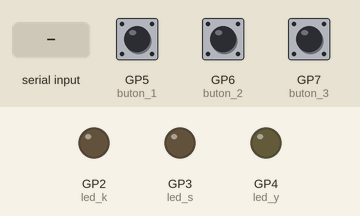
This program was run on a simulated Raspberry Pi Pico running MicroPython. On the bench: output pins drawn as LEDs (lit = HIGH). The inputs (shaded band) are chosen by the test bench; at power-on: GP5 (buton_1) LOW, GP6 (buton_2) LOW, GP7 (buton_3) LOW.

Above: at 1.2 s.
1.3 s: "K\n" received over the second serial link
At 1.8 s:
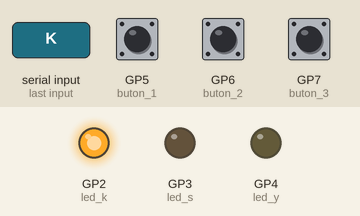
2.8 s: "Y\n" received over the second serial link
At 4.0 s:
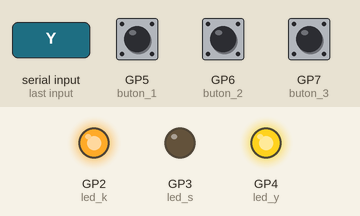
4.3 s: "S\n" received over the second serial link
At 5.3 s:
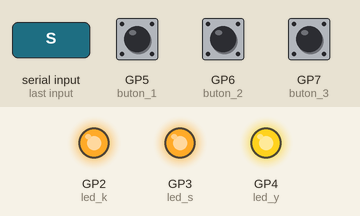
7.4 s: "K\n" received over the second serial link
At 7.7 s:
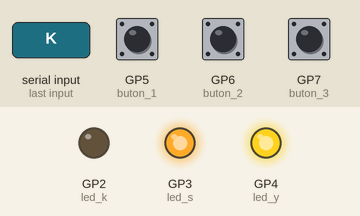
8.9 s: "Y\n" received over the second serial link
At 10.0 s:
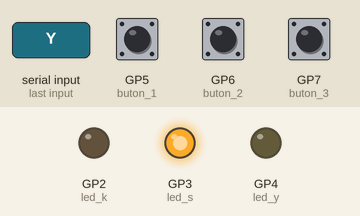
Timing chart, 0 to 11.4 s (numbered marks = the images above; inputs shaded):
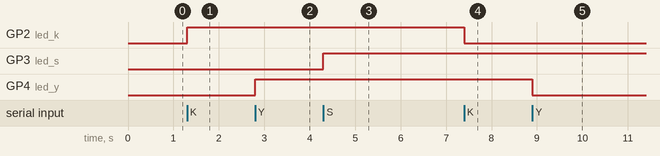

The program:

1_Bluetooth_LED_Buton.py
```python
# Bluetooth Uygulaması #                     #// Bluetooth ile Pico bağlantısı uygulamasıdır.//#
# Bluetooth çalıştırmak için Bluetooth jumperın takılı olduğundan emin olun.

#Bluetooth kullanmak için önce mobil cihazınız ile DeneySeti üzerindeki HC-05 bluetooth modülünü eşleştirmeniz gerekir.
#// daha sonra ise mobil cihazınıza DeneySetini ve Picoyu kontrol edebilecek bir uygulama kurmanız gerekir.
#// Bunun için PlayStore mağazasındaki "Bluetooth Electronics" (keuwlsoft) uygulamasını kullanabilirsiniz.
#// Uygulamadan kendiniz arayüz tasarlayabileceğiniz gibi, hazır arayüzü indirmek için de uygulamadan "Load From Web Link" bağlantısını kullanabilirsiniz.
#// Hazır arayüz linki "https://raw.githubusercontent.com/cogullu/RPPicoDS/main/Bluetooth/RPPicoDS_Bluetooth.kwl?token=APP4NV4UOVXK5GZBO4SWAATA537CI"

from machine import Pin, UART
import utime

uart = UART(0, 9600)           # 0 numaralı UART protokolü üzerinde 9600 hızında veri iletişimi

led_k = Pin(2, Pin.OUT)        # Bluetooth üzerinden kontrol edilecek olan ledin bağlı olduğu pin
led_s = Pin(3, Pin.OUT)        # Bluetooth üzerinden kontrol edilecek olan ledin bağlı olduğu pin
led_y = Pin(4, Pin.OUT)        # Bluetooth üzerinden kontrol edilecek olan ledin bağlı olduğu pin

led_k.value(0)
led_s.value(0)
led_y.value(0)

buton_1 = Pin(5, Pin.IN, Pin.PULL_DOWN)
buton_2 = Pin(6, Pin.IN, Pin.PULL_DOWN)
buton_3 = Pin(7, Pin.IN, Pin.PULL_DOWN)


while True:
    try:                              # Olası hata durumlarında uygulamanın çökmemesi için.

        if uart.any() > 0:            # Bluetooth ile Picoya bağlı cihazdan herhangi bir veri gelirse
            data = uart.readline()    # Gelen 1 satırlık veriyi data isimli değişkene kaydet, uygulamadan veri okunuyor...

# # # # # # --------------------------------------------K-Y-S LED'ler-------------------------------------------------------------

            if 'K' in data:                  # Gelen veride K karakteri varsa,
                uart.write("*rR255G0B0*")    # Arayüzdeki Kırmızı LEDi Yak/Söndür, uygulamaya veri gönderiliyor.
                led_k.toggle()
                utime.sleep(0.1)

            if 'Y' in data:                  # Gelen veride Y karakteri varsa,
                uart.write("*gR0G255B0*")    # Arayüzdeki Yeşil LEDi Yak/Söndür, uygulamaya veri gönderiliyor.
                led_y.toggle()
                utime.sleep(0.1)

            if 'S' in data:                  # Gelen veride S karakteri varsa,
                uart.write("*yR255G255B0*")  # Arayüzdeki Sarı LEDi Yak/Söndür, uygulamaya veri gönderiliyor.
                led_s.toggle()
                utime.sleep(0.1)


# # # # # # ---------------------------------------3 Buton Kontrol-----------------------------------------------------------------
        if buton_1.value() == 1:
            print("Buton 1 OK!")
            uart.write("Buton 1 OK! \n")     # Uygulama arayüzündeki seri ekranda yazı yazdırılıyor.
            utime.sleep(0.3)

        if buton_2.value() == 1:
            print("Buton 2 OK!")
            uart.write("Buton 2 OK! \n")
            utime.sleep(0.3)

        if buton_3.value() == 1:
            print("Buton 3 OK!")
            uart.write("Buton 3 OK! \n")
            utime.sleep(0.3)

    except:
        print("Hay Aksi Birşeyler Yanlış Gitti!")
```

Measured:
- after the input at 1.3 s, GP2 (led_k): LOW → HIGH at once
- after the input at 2.8 s, GP4 (led_y): LOW → HIGH at once
- after the input at 4.3 s, GP3 (led_s): LOW → HIGH at once
- after the input at 7.4 s, GP2 (led_k): HIGH → LOW at once
- after the input at 8.9 s, GP4 (led_y): HIGH → LOW at once
